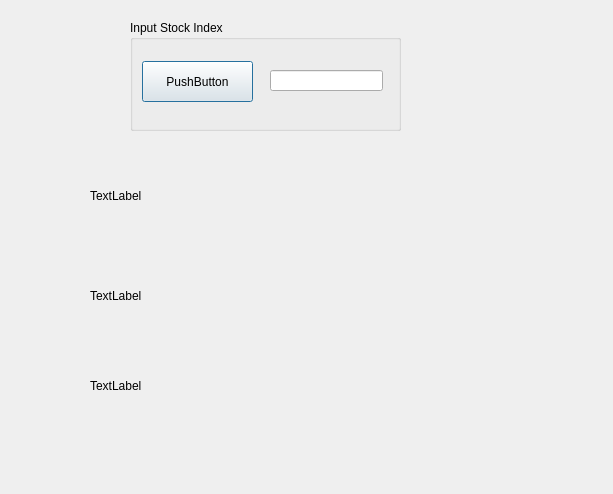
<?xml version="1.0" encoding="UTF-8"?>
<ui version="4.0">
 <class>Dialog</class>
 <widget class="QDialog" name="Dialog">
  <property name="geometry">
   <rect>
    <x>0</x>
    <y>0</y>
    <width>613</width>
    <height>494</height>
   </rect>
  </property>
  <property name="windowTitle">
   <string>Dialog</string>
  </property>
  <widget class="QGroupBox" name="groupBox">
   <property name="geometry">
    <rect>
     <x>130</x>
     <y>20</y>
     <width>271</width>
     <height>111</height>
    </rect>
   </property>
   <property name="title">
    <string>Input Stock Index</string>
   </property>
   <widget class="QLineEdit" name="lineEdit">
    <property name="geometry">
     <rect>
      <x>140</x>
      <y>50</y>
      <width>113</width>
      <height>21</height>
     </rect>
    </property>
   </widget>
   <widget class="QPushButton" name="pushButton">
    <property name="geometry">
     <rect>
      <x>12</x>
      <y>41</y>
      <width>111</width>
      <height>41</height>
     </rect>
    </property>
    <property name="text">
     <string>PushButton</string>
    </property>
   </widget>
  </widget>
  <widget class="QLabel" name="label">
   <property name="geometry">
    <rect>
     <x>90</x>
     <y>160</y>
     <width>431</width>
     <height>71</height>
    </rect>
   </property>
   <property name="text">
    <string>TextLabel</string>
   </property>
   <property name="scaledContents">
    <bool>false</bool>
   </property>
  </widget>
  <widget class="QLabel" name="label_2">
   <property name="geometry">
    <rect>
     <x>90</x>
     <y>260</y>
     <width>431</width>
     <height>71</height>
    </rect>
   </property>
   <property name="frameShadow">
    <enum>QFrame::Raised</enum>
   </property>
   <property name="text">
    <string>TextLabel</string>
   </property>
  </widget>
  <widget class="QLabel" name="label_3">
   <property name="geometry">
    <rect>
     <x>90</x>
     <y>350</y>
     <width>431</width>
     <height>71</height>
    </rect>
   </property>
   <property name="frameShadow">
    <enum>QFrame::Plain</enum>
   </property>
   <property name="text">
    <string>TextLabel</string>
   </property>
  </widget>
 </widget>
 <resources/>
 <connections/>
</ui>
